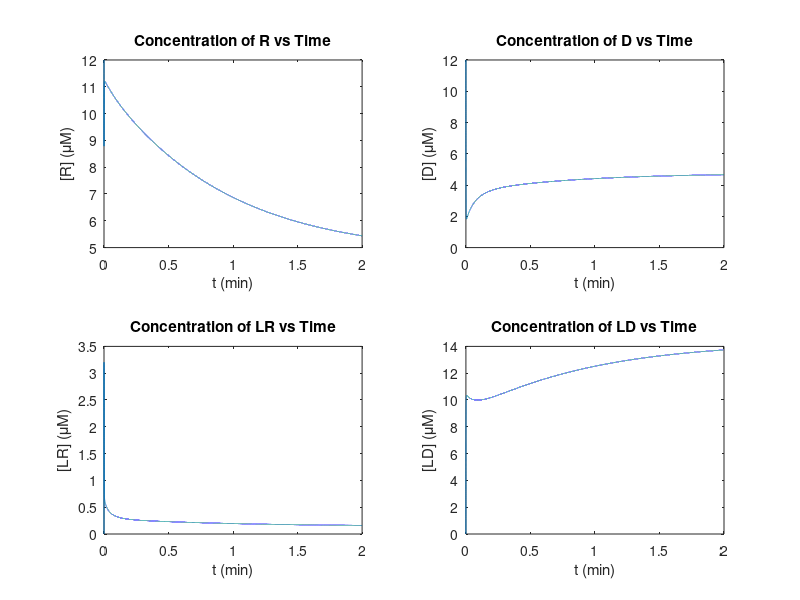

This figure's MATLAB source:
function hw2c()
    k = [600 6000 28.8 .288 600 60 .6 .6 36 120];  % Rate constants
    options = odeset('RelTol',1e-5,'AbsTol',1e-5);  % ode45 options
    
    % simulate first pulse
    t0 = [0 2];
    x0 = [12; 12; 12; 0; 0];   % Initial conditions (in uM)
    [t x] = ode45(@f, t0, x0, options, k);
    
    % Each row corresponds to L, R, D, LR, LD, respectively
    subplot(2,2,1);
    plot(t,x(:,2));
    title('Concentration of R vs Time');
    xlabel('t (min)');
    ylabel('[R] (\muM)');
    range([-1 6 0 20]);
    
    subplot(2,2,2);
    plot(t,x(:,3));
    title('Concentration of D vs Time'); 
    xlabel('t (min)');
    ylabel('[D] (\muM)');
    range([-1 6 0 20]);
    
    subplot(2,2,3);
    plot(t,x(:,4));
    title('Concentration of LR vs Time');
    xlabel('t (min)');
    ylabel('[LR] (\muM)');
    range([-1 6 0 20]);
    
    subplot(2,2,4);
    plot(t,x(:,5));
    title('Concentration of LD vs Time');
    xlabel('t (min)');
    ylabel('[LD] (\muM)');
    range([-1 6 0 20]);
end

function dydt = f(t,y,k)
    % dL/dt
    dydt(1) = k(2)*y(4)+k(6)*y(5)-k(1)*y(1)*y(2)-k(5)*y(1)*y(3)+k(9)-k(10)*y(1);
    % dR/dt
    dydt(2) = k(2)*y(4)+k(8)*y(1)*y(3)-(k(1)+k(7))*y(1)*y(2);
    % dD/dt
    dydt(3) = k(6)*y(5)+k(7)*y(1)*y(2)-(k(5)+k(8))*y(1)*y(3);
    % dLR/dt
    dydt(4) = k(1)*y(1)*y(2)+k(4)*y(5)-(k(2)+k(3))*y(4);
    % dLD/dt
    dydt(5) = k(3)*y(4)+k(5)*y(1)*y(3)-(k(4)+k(6))*y(5);
    dydt = dydt';
end
